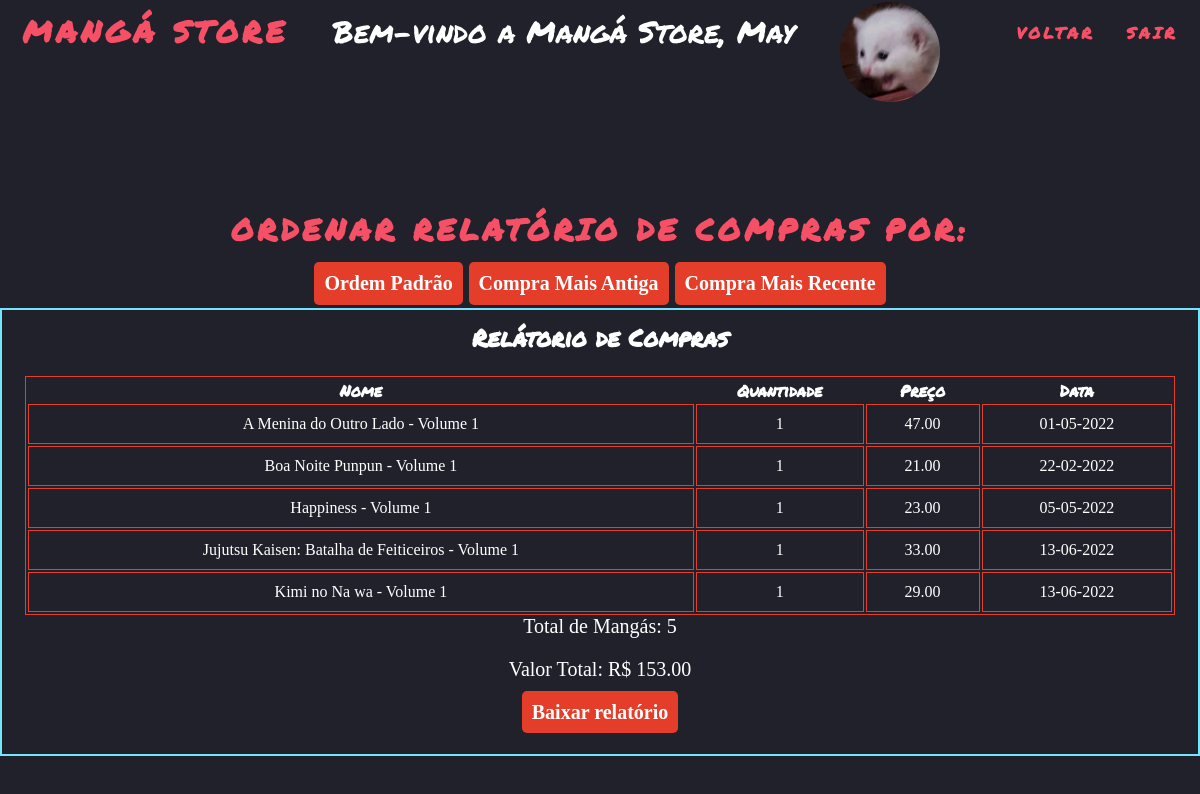
The app's page /pages/relatorio/relatorio.php (signed in) with its own data.
### tables this page shows
CREATE TABLE IF NOT EXISTS `relatorio`(
    `id` INT(11) NOT NULL AUTO_INCREMENT,
    `titulo` VARCHAR(255) NOT NULL,
    `quantidade` INT(11) NOT NULL,
    `preco` DECIMAL(10, 2) NOT NULL,
    `data` DATE NOT NULL,
    `id_usuario` INT(11) NOT NULL,
    PRIMARY KEY (`id`),
    FOREIGN KEY (`id_usuario`) REFERENCES `usuario`(`id`)
);

### pages/relatorio/relatorio.php (the view, shortened to what this page needs)
<?php
include_once('../connection/config.php');
if (isset($_POST['ASC'])) {
    $asc_query = "SELECT * FROM relatorio WHERE id_usuario = '" . $_SESSION["id_usuario"] . "' ORDER BY data ASC";
    $result = $con->query($asc_query);
}
elseif (isset($_POST['DESC'])) {
    $desc_query = "SELECT * FROM relatorio WHERE id_usuario = '" . $_SESSION["id_usuario"] . "' ORDER BY data DESC";
    $result = $con->query($desc_query);
} elseif (isset($_POST['Normal'])) {
    $default_query = "SELECT * FROM relatorio WHERE id_usuario = '" . $_SESSION["id_usuario"] . "'";
    $result = $con->query($default_query);
} else {
    $default_query = "SELECT * FROM relatorio WHERE id_usuario = '" . $_SESSION["id_usuario"] . "'";
    $result = $con->query($default_query);
}
$query_relatorio = "SELECT COUNT(id) AS qnt_relatorio FROM relatorio WHERE id_usuario = '" . $_SESSION["id_usuario"] . "'";
$query_valor = "SELECT SUM(preco) AS valor_total FROM relatorio WHERE id_usuario = '" . $_SESSION["id_usuario"] . "'";
function invdata($data)
{
    $parte = explode("-", $data);
    return ($parte[2] . "-" . $parte[1] . "-" . $parte[0]);
}
?>
<!DOCTYPE html>
<html lang="pt-br">
<head>
    <link rel="stylesheet" href="relatorio.css">
    <link rel="stylesheet" href="../../src/css/index.css">
</head>
<body>
    <header>
        <nav class="menu">
            <h1 class="logo">Mangá Store</h1>
            <p class="bem-vindo">Bem-vindo a Mangá Store, <?php echo $_SESSION["nome"]; ?></p>
            <img class="avatar" src="<?php echo $_SESSION["avatar"]; ?>" alt="">
            <ul class="nav-list">
                <li><a href="../sistema/sistema.php">Voltar</a></li>
                <li><a href="../login/login.php">Sair</a></li>
            </ul>
        </nav>
    </header>
    <main>
        <section class="sistema">
            <div class="sistema-box">
                <div class="box-ordenar">
                    <form action="relatorio.php" method="POST">
                        <div id="ordenar">
                            <p>Ordenar relatório de compras por:</p>
                            <input class="btn-ordenar" type="submit" name="Normal" value="Ordem Padrão">
                            <input class="btn-ordenar" type="submit" name="ASC" value="Compra Mais Antiga">
                            <input class="btn-ordenar" type="submit" name="DESC" value="Compra Mais Recente">
                        </div>
                </div>
                <div class="sistema-container">
                    <h2>Relátorio de Compras</h2>
                    <div class="table-container">
                        <table class="table">
                            <thead>
                                <tr>
                                    <th scope="col">Nome</th>
                                    <th scope="col">Quantidade</th>
                                    <th scope="col">Preço</th>
                                    <th scope="col">Data</th>
                                </tr>
                            </thead>
                            <tbody>
                                <?php
                                while ($manga_data = mysqli_fetch_assoc($result)) {
                                    echo "<tr>";
                                    echo "<td>" . $manga_data['titulo'] . "</td>";
                                    echo "<td>" . $manga_data['quantidade'] . "</td>";
                                    echo "<td>" . $manga_data['preco'] . "</td>";
                                    echo "<td>" . invdata($manga_data['data']) . "</td>";
                                    echo "</tr>";
                                }
                                ?>
                            </tbody>
                        </table>
                    </div>
                    <?php
                    $result_relatorio = $con->query($query_relatorio);
                    $relatorio_data = mysqli_fetch_assoc($result_relatorio);
                    echo "<p class='qnt-relatorio'>Total de Mangás: " . $relatorio_data['qnt_relatorio'] . "</p>";
                    $result_valor = $con->query($query_valor);
                    $valor_data = mysqli_fetch_assoc($result_valor);
                    echo "<p class='valor-total'>Valor Total: R$ " . $valor_data['valor_total'] . "</p>";
                    ?>
                    <button><a href="gerarPdf.php" target="_blank" class="btn-baixar">Baixar relatório</a></button>
                </div>
            </div>
        </section>
    </main>
</body>
</html>

### pages/relatorio/relatorio.css (style rules this page uses)
:root { --red: #F65066; --orange: #E43E2B; --white: #fff; --blue: #76E4FE; --bg-color: #21212B; }
* { padding: 0; margin: 0; box-sizing: border-box; scroll-behavior: smooth; }
li { list-style: none; }
a { text-decoration: none; }
body { background-color: var(--bg-color); }
header { margin-bottom: 150px; }
.logo { font-family: 'Permanent Marker', cursive; font-size: 24px; text-transform: uppercase; letter-spacing: 4px; color: var(--red); font-weight: bold; font-size: 30px; }
.menu { display: flex; justify-content: space-around; align-items: center; font-family: sans-serif; height: 8vh; }
.bem-vindo { color: var(--white); font-size: 30px; font-family: 'Permanent Marker', cursive; }
.nav-list { list-style: none; display: flex; }
.nav-list li { letter-spacing: 3px; margin-left: 32px; }
.nav-list a { font-family: 'Permanent Marker', cursive; color: var(--red); font-weight: bold; text-transform: uppercase; }
.box-ordenar { display: flex; justify-content: space-around; align-items: center; text-align: center; width: 100%; height: 8vh; margin-bottom: 20px; }
#ordenar p { font-family: 'Permanent Marker', cursive; color: var(--red); font-weight: bold; text-transform: uppercase; letter-spacing: 4px; font-size: 30px; margin-bottom: 10px; }
.btn-ordenar { background-color: var(--orange); color: var(--white); font-family: cursive; font-weight: bold; font-size: 20px; border: none; border-radius: 5px; padding: 10px; cursor: pointer; transition: all 0.3s ease-in-out; }
.sistema { display: flex; justify-content: space-around; width: 940px; margin: 0 auto; color: #fff; align-items: center; font-family: cursive; }
.sistema-box { display: flex; flex-direction: column; align-items: center; background: var(--bg-color); width: 940px; padding: 10px; }
.sistema-container { display: flex; flex-direction: column; align-items: center; border: 2px solid var(--blue); width: 1200px; padding: 10px; }
.table-container { display: flex; justify-content: center; align-items: center; margin-top: 20px; }
.table { border: 1px solid var(--orange); width: 1150px; text-align: center; }
.table td { font-family: cursive; border: 1px solid var(--orange); padding: 10px; }
.qnt-relatorio { font-family: cursive; text-align: center; color: var(--white); font-size: 20px; margin-bottom: 20px; }
.valor-total { font-family: cursive; text-align: center; color: var(--white); font-size: 20px; margin-bottom: 20px; }
.avatar { width: 100px; height: 100px; border-radius: 50%; margin-top: 40px; }
button { border: none; margin-bottom: 20px; }
.btn-baixar { background-color: var(--orange); color: var(--white); font-family: cursive; font-weight: bold; font-size: 20px; border: none; border-radius: 5px; padding: 10px; cursor: pointer; transition: all 0.3s ease-in-out; }

### src/css/index.css (style rules this page uses)
:root { --red: #F65066; --orange: #E43E2B; --white: #fff; --blue: #76E4FE; }
* { padding: 0; margin: 0; box-sizing: border-box; scroll-behavior: smooth; font-family: 'Permanent Marker', cursive; }
li { list-style: none; }
a { text-decoration: none; }
body { background-color: #21212B; }
.logo { font-size: 24px; text-transform: uppercase; letter-spacing: 4px; }
.menu { display: flex; justify-content: space-around; align-items: center; font-family: sans-serif; height: 8vh; }
.logo { color: var(--red); font-weight: bold; font-size: 30px; }
.nav-list { list-style: none; display: flex; }
.nav-list li { letter-spacing: 3px; margin-left: 32px; }
.nav-list a { color: var(--red); font-weight: bold; text-transform: uppercase; }

### records on screen
relatorio: titulo "A Menina do Outro Lado - Volume 1", quantidade "1", preco "47.00", data "01-05-2022"
relatorio: titulo "Boa Noite Punpun - Volume 1", quantidade "1", preco "21.00", data "22-02-2022"
relatorio: titulo "Happiness - Volume 1", quantidade "1", preco "23.00", data "05-05-2022"
relatorio: titulo "Jujutsu Kaisen: Batalha de Feiticeiros - Volume 1", quantidade "1", preco "33.00", data "13-06-2022"
relatorio: titulo "Kimi no Na wa - Volume 1", quantidade "1", preco "29.00", data "13-06-2022"

### other values on screen
$_SESSION["nome"] "May"
$relatorio_data['qnt_relatorio'] "5"
$valor_data['valor_total'] "153.00"
